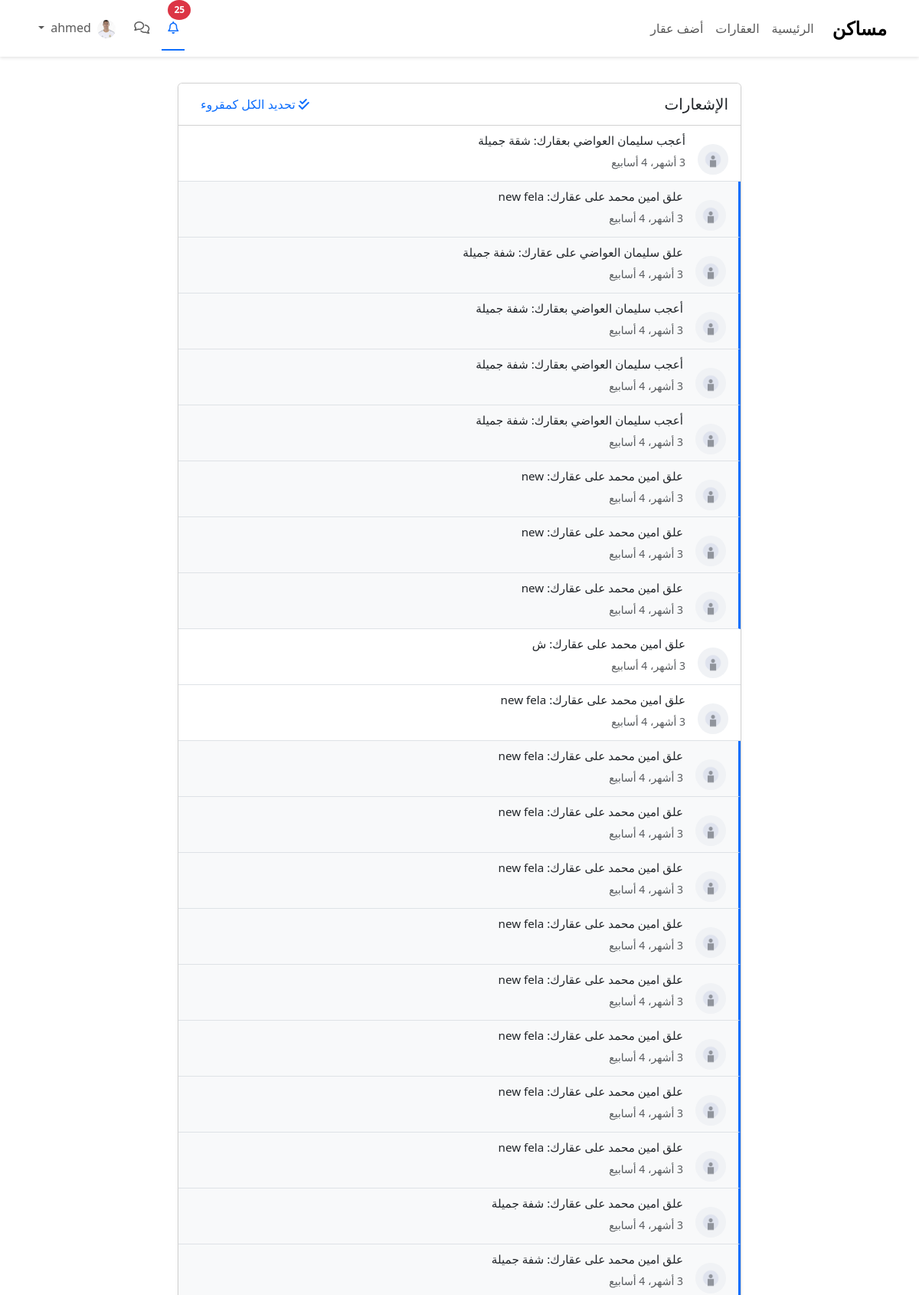
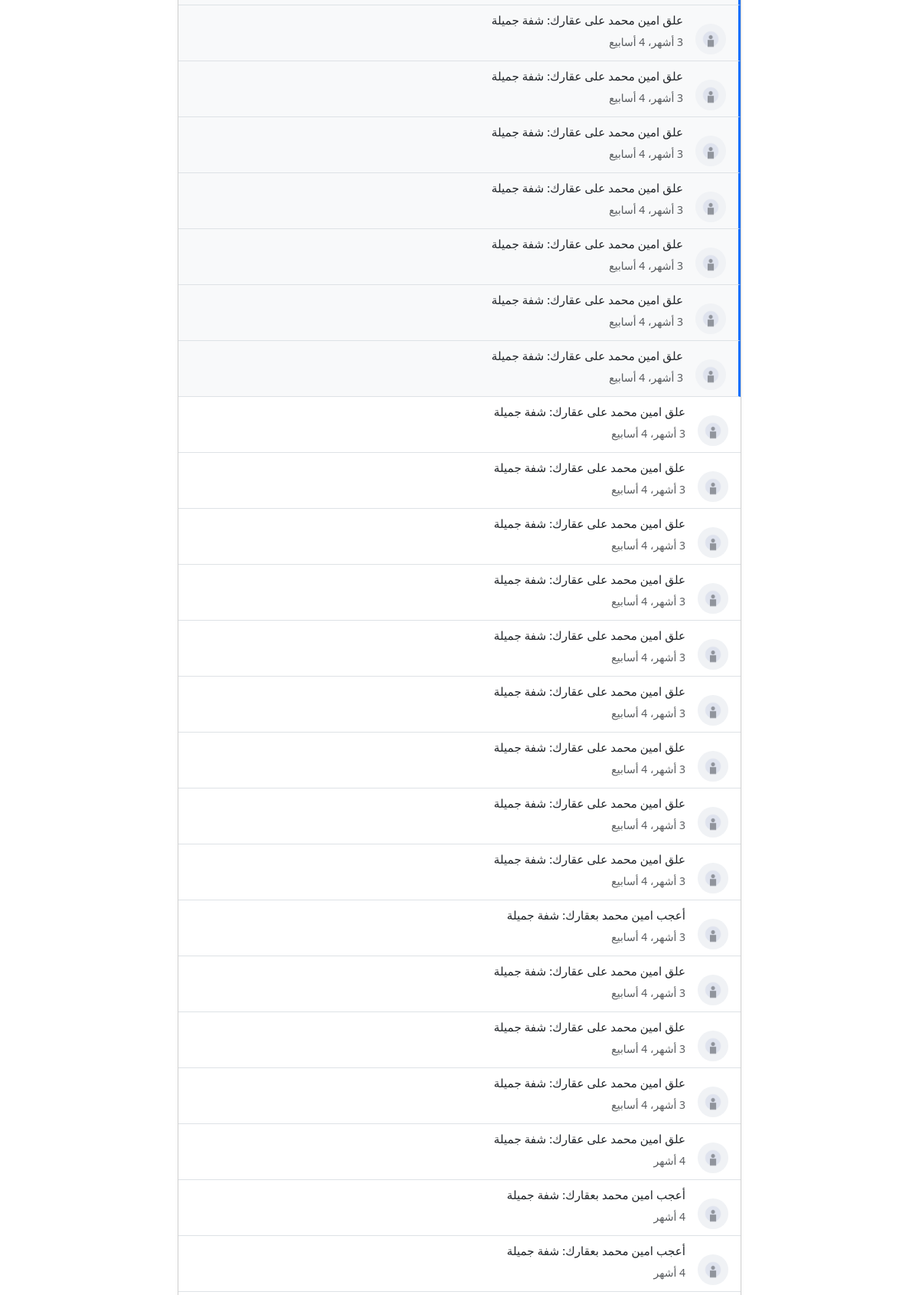
The app's page /notifications/ (signed in, upper part) with its own data (2 pictures, top to bottom).
### accounts/models.py (models this page shows, shortened)
class Profile(models.Model):
    user = models.OneToOneField(User, on_delete=models.CASCADE)
    bio = models.TextField(max_length=500, blank=True)
    phone_number = models.CharField(max_length=20, blank=True)
    profile_picture = models.ImageField(upload_to='profile_pics', default='default/default_avatar.png')
    address = models.CharField(max_length=255, blank=True)
    city = models.CharField(max_length=100, blank=True)
    country = models.CharField(max_length=100, blank=True)
    is_verified = models.BooleanField(default=False)
    is_agent = models.BooleanField(default=False)
    following = models.ManyToManyField('self', symmetrical=False, related_name='followers', blank=True)
    created_at = models.DateTimeField(auto_now_add=True)
    updated_at = models.DateTimeField(auto_now=True)
    @property
    def avatar_url(self):
        if self.profile_picture and hasattr(self.profile_picture, 'url'):
            return self.profile_picture.url
        return '/static/accounts/default/default_avatar.png'

### notifications/models.py (models this page shows, shortened)
class Notification(models.Model):
    NOTIFICATION_TYPES = [
        ('message', 'New Message'),
        ('property', 'Property Update'),
        ('follow', 'New Follower'),
        ('like', 'New Like'),
        ('comment', 'New Comment'),
        ('comment_like', 'Comment Like'),
        ('comment_reply', 'Comment Reply'),
    ]
    recipient = models.ForeignKey(User, on_delete=models.CASCADE, related_name='notifications')
    sender = models.ForeignKey(User, on_delete=models.CASCADE, related_name='sent_notifications')
    notification_type = models.CharField(max_length=20, choices=NOTIFICATION_TYPES)
    content_type = models.ForeignKey(ContentType, on_delete=models.CASCADE)
    object_id = models.PositiveIntegerField()
    content_object = GenericForeignKey('content_type', 'object_id')
    text = models.CharField(max_length=255)
    is_read = models.BooleanField(default=False)
    created_at = models.DateTimeField(auto_now_add=True)
    class Meta:
        ordering = ['-created_at']

### notifications/views.py (the view)
# urls.py: path('', views.notifications_list, name='notifications'),
@login_required
def notifications_list(request):
    notifications = request.user.notifications.all().order_by('-created_at')
    return render(request, 'notifications/notifications_list.html', {'notifications': notifications})

### notifications/context_processors.py (called while the page is built)
def notifications_processor(request):
    if request.user.is_authenticated:
        unread_notifications_count = Notification.objects.filter(
            recipient=request.user,
            is_read=False
        ).count()
        recent_notifications = Notification.objects.filter(
            recipient=request.user
        ).order_by('-created_at')[:5]
        return {
            'unread_notifications_count': unread_notifications_count,
            'recent_notifications': recent_notifications
        }
    return {
        'unread_notifications_count': 0,
        'recent_notifications': []
    }

### notifications/templates/notifications/notifications_list.html (shortened to what this page needs)
{% extends 'base.html' %}
{% load static %}
{% block content %}
<div class="container py-5">
    <div class="row justify-content-center">
        <div class="col-lg-8">
            <div class="card shadow-sm">
                <div class="card-header bg-white d-flex justify-content-between align-items-center">
                    <h5 class="mb-0">الإشعارات</h5>
                    {% if notifications %}
                    <button class="btn btn-link text-decoration-none mark-all-read">
                        <i class="fas fa-check-double"></i> تحديد الكل كمقروء
                    </button>
                    {% endif %}
                </div>
                <div class="card-body p-0">
                    {% if notifications %}
                    <div class="list-group list-group-flush">
                        {% for notification in notifications %}
                        <div class="list-group-item notification-item {% if not notification.is_read %}unread{% endif %}"
                             data-notification-id="{{ notification.id }}">
                            <div class="d-flex">
                                <div class="flex-shrink-0">
                                    <a href="{% url 'accounts:user_profile' notification.sender.username %}" class="text-decoration-none">
                                        {% if notification.sender.profile.profile_picture %}
                                        <img src="{{ notification.sender.profile.profile_picture }}"
                                             class="rounded-circle"
                                             width="40" height="40"
                                             alt="{{ notification.sender.get_full_name }}">
                                        {% else %}
                                        <img src="{% static 'images/default_avatar.svg' %}"
                                             class="rounded-circle"
                                             width="40" height="40"
                                             alt="{{ notification.sender.get_full_name }}">
                                        {% endif %}
                                    </a>
                                </div>
                                <div class="flex-grow-1 ms-3">
                                    <div class="d-flex justify-content-between align-items-start">
                                        <div>
                                            {% if notification.notification_type == 'comment' %}
                                                <a href="{% url 'properties:property_list' %}?property={{ notification.content_object.property.id }}&comment={{ notification.content_object.id }}"
                                                   class="text-decoration-none">
                                                    <p class="mb-1 notification-text">{{ notification.text }}</p>
                                                </a>
                                            {% elif notification.notification_type == 'comment_like' %}
                                                <a href="{% url 'properties:property_list' %}?highlight_comment={{ notification.content_object.comment.id }}&property_id={{ notification.content_object.comment.property.id }}"
                                                   class="text-decoration-none">
                                                    <p class="mb-1 notification-text">{{ notification.text }}</p>
                                                </a>
                                            {% elif notification.notification_type == 'comment_reply' %}
                                                <a href="{% url 'properties:property_list' %}?highlight_comment={{ notification.content_object.id }}&property_id={{ notification.content_object.parent_comment.property.id }}"
                                                   class="text-decoration-none">
                                                    <p class="mb-1 notification-text">{{ notification.text }}</p>
                                                </a>
                                            {% elif notification.notification_type == 'like' %}
                                                <a href="{% url 'properties:property_list' %}?property={{ notification.content_object.id }}"
                                                   class="text-decoration-none">
                                                    <p class="mb-1 notification-text">{{ notification.text }}</p>
                                                </a>
                                            {% else %}
                                                <p class="mb-1 notification-text">{{ notification.text }}</p>
                                            {% endif %}
                                            <small class="text-muted">{{ notification.created_at|timesince }}</small>
                                        </div>
                                    </div>
                                </div>
                            </div>
                        </div>
                        {% endfor %}
                    </div>
                    {% else %}
                    <div class="text-center py-5">
                        <i class="far fa-bell fa-3x text-muted mb-3"></i>
                        <h5 class="text-muted">لا توجد إشعارات</h5>
                    </div>
                    {% endif %}
                </div>
            </div>
        </div>
    </div>
</div>
{% endblock content %}

### templates/base.html (shortened to what this page needs)
{% load static %}
<!DOCTYPE html>
<html lang="ar" dir="rtl">
<head>
    <link rel="stylesheet" href="https://cdn.jsdelivr.net/npm/bootstrap@5.3.2/dist/css/bootstrap.rtl.min.css">
    <link rel="stylesheet" href="https://cdnjs.cloudflare.com/ajax/libs/font-awesome/6.5.1/css/all.min.css">
</head>
<body>
    <nav class="navbar navbar-expand-lg navbar-light bg-light">
        <div class="container">
            <a class="navbar-brand" href="{% url 'home:home' %}">مساكن</a>
            <div class="collapse navbar-collapse" id="navbarNav">
                <ul class="navbar-nav me-auto">
                    <li class="nav-item">
                        <a class="nav-link {% if request.resolver_match.url_name == 'home' %}active{% endif %}" href="{% url 'home:home' %}">الرئيسية</a>
                    </li>
                    <li class="nav-item">
                        <a class="nav-link {% if request.resolver_match.url_name == 'property_list' %}active{% endif %}" href="{% url 'properties:property_list' %}">العقارات</a>
                    </li>
                    {% if user.is_authenticated %}
                    <li class="nav-item">
                        <a class="nav-link {% if request.resolver_match.url_name == 'create_property' %}active{% endif %}" href="{% url 'properties:create_property' %}">أضف عقار</a>
                    </li>
                    {% endif %}
                </ul>
                {% if user.is_authenticated %}
                <ul class="navbar-nav">
                    <li class="nav-item position-relative">
                        <a class="nav-link {% if request.resolver_match.url_name == 'notifications' %}active{% endif %}" href="{% url 'notifications' %}">
                            <i class="far fa-bell"></i>
                            <span class="notification-badge" id="notificationCount" {% if unread_notifications_count > 0 %}style="display: block;"{% endif %}>
                                {{ unread_notifications_count }}
                            </span>
                        </a>
                    </li>
                    <li class="nav-item dropdown mx-2">
                        <a class="nav-link position-relative" href="#"   id="chatDropdown" role="button" data-bs-toggle="dropdown">
                            <i class="far fa-comments"></i>
                        </a>
                    </li>
                    <li class="nav-item dropdown">
                        <a class="nav-link dropdown-toggle" href="#" id="userDropdown" role="button" data-bs-toggle="dropdown">
                            <img src="{{ user.profile.avatar_url }}" class="rounded-circle me-1" style="width: 24px; height: 24px; object-fit: cover;">
                        </a>
                    </li>
                </ul>
                {% else %}
                <div class="navbar-nav">
                    <a class="nav-link" href="{% url 'accounts:login' %}">تسجيل الدخول</a>
                    <a class="nav-link" href="{% url 'accounts:register' %}">تسجيل جديد</a>
                </div>
                {% endif %}
            </div>
        </div>
    </nav>
    {% block content %}{% endblock %}
</body>
</html>

### templates/base.html (style rules this page uses)
body { font-family: 'Segoe UI', Tahoma, Geneva, Verdana, sans-serif; padding-top: 60px; }
.navbar { position: fixed; top: 0; right: 0; left: 0; z-index: 1030; background-color: rgba(255, 255, 255, 0.95) !important; box-shadow: 0 2px 4px rgba(0,0,0,.1); }
.navbar-brand { font-size: 1.5rem; font-weight: bold; }
.notification-badge { position: absolute; top: -8px; right: -8px; background-color: #dc3545; color: white; border-radius: 50%; padding: 0.25rem 0.5rem; font-size: 0.75rem; min-width: 1.5rem; text-align: center; display: none; }
.nav-link.active { color: #0d6efd !important; font-weight: bold; border-bottom: 2px solid #0d6efd; }
.navbar-nav .nav-link { padding: 1rem 0.8rem; transition: all 0.3s ease; }

### notifications/templates/notifications/notifications_list.html (style rules this page uses)
.notification-item { transition: background-color 0.3s ease; }
.notification-item.unread { background-color: #f8f9fa; border-right: 3px solid #0d6efd; }
.notification-text { color: #212529; font-size: 0.95rem; }

### records on screen
Notification: sender.profile.profile_picture (placeholder picture), text "أعجب سليمان العواضي بعقارك: شقة جميلة", created_at "3 أشهر، 4 أسابيع"
Notification: sender.profile.profile_picture (placeholder picture), text "علق امين محمد على عقارك: new fela", created_at "3 أشهر، 4 أسابيع"
Notification: sender.profile.profile_picture (placeholder picture), text "علق سليمان العواضي على عقارك: شفة جميلة", created_at "3 أشهر، 4 أسابيع"
Notification: sender.profile.profile_picture (placeholder picture), text "أعجب سليمان العواضي بعقارك: شفة جميلة", created_at "3 أشهر، 4 أسابيع"
Notification: sender.profile.profile_picture (placeholder picture), text "أعجب سليمان العواضي بعقارك: شفة جميلة", created_at "3 أشهر، 4 أسابيع"
Notification: sender.profile.profile_picture (placeholder picture), text "أعجب سليمان العواضي بعقارك: شفة جميلة", created_at "3 أشهر، 4 أسابيع"
Notification: sender.profile.profile_picture (placeholder picture), text "علق امين محمد على عقارك: new", created_at "3 أشهر، 4 أسابيع"
Notification: sender.profile.profile_picture (placeholder picture), text "علق امين محمد على عقارك: new", created_at "3 أشهر، 4 أسابيع"
Notification: sender.profile.profile_picture (placeholder picture), text "علق امين محمد على عقارك: new", created_at "3 أشهر، 4 أسابيع"
Notification: sender.profile.profile_picture (placeholder picture), text "علق امين محمد على عقارك: ش", created_at "3 أشهر، 4 أسابيع"
Notification: sender.profile.profile_picture (placeholder picture), text "علق امين محمد على عقارك: new fela", created_at "3 أشهر، 4 أسابيع"
Notification: sender.profile.profile_picture (placeholder picture), text "علق امين محمد على عقارك: new fela", created_at "3 أشهر، 4 أسابيع"
Notification: sender.profile.profile_picture (placeholder picture), text "علق امين محمد على عقارك: new fela", created_at "3 أشهر، 4 أسابيع"
Notification: sender.profile.profile_picture (placeholder picture), text "علق امين محمد على عقارك: new fela", created_at "3 أشهر، 4 أسابيع"
Notification: sender.profile.profile_picture (placeholder picture), text "علق امين محمد على عقارك: new fela", created_at "3 أشهر، 4 أسابيع"
Notification: sender.profile.profile_picture (placeholder picture), text "علق امين محمد على عقارك: new fela", created_at "3 أشهر، 4 أسابيع"
Notification: sender.profile.profile_picture (placeholder picture), text "علق امين محمد على عقارك: new fela", created_at "3 أشهر، 4 أسابيع"
Notification: sender.profile.profile_picture (placeholder picture), text "علق امين محمد على عقارك: new fela", created_at "3 أشهر، 4 أسابيع"
Notification: sender.profile.profile_picture (placeholder picture), text "علق امين محمد على عقارك: new fela", created_at "3 أشهر، 4 أسابيع"
Notification: sender.profile.profile_picture (placeholder picture), text "علق امين محمد على عقارك: شفة جميلة", created_at "3 أشهر، 4 أسابيع"
Notification: sender.profile.profile_picture (placeholder picture), text "علق امين محمد على عقارك: شفة جميلة", created_at "3 أشهر، 4 أسابيع"
Notification: sender.profile.profile_picture (placeholder picture), text "علق امين محمد على عقارك: شفة جميلة", created_at "3 أشهر، 4 أسابيع"
Notification: sender.profile.profile_picture (placeholder picture), text "علق امين محمد على عقارك: شفة جميلة", created_at "3 أشهر، 4 أسابيع"
Notification: sender.profile.profile_picture (placeholder picture), text "علق امين محمد على عقارك: شفة جميلة", created_at "3 أشهر، 4 أسابيع"
Notification: sender.profile.profile_picture (placeholder picture), text "علق امين محمد على عقارك: شفة جميلة", created_at "3 أشهر، 4 أسابيع"
Notification: sender.profile.profile_picture (placeholder picture), text "علق امين محمد على عقارك: شفة جميلة", created_at "3 أشهر، 4 أسابيع"
Notification: sender.profile.profile_picture (placeholder picture), text "علق امين محمد على عقارك: شفة جميلة", created_at "3 أشهر، 4 أسابيع"
Notification: sender.profile.profile_picture (placeholder picture), text "علق امين محمد على عقارك: شفة جميلة", created_at "3 أشهر، 4 أسابيع"
Notification: sender.profile.profile_picture (placeholder picture), text "علق امين محمد على عقارك: شفة جميلة", created_at "3 أشهر، 4 أسابيع"
Notification: sender.profile.profile_picture (placeholder picture), text "علق امين محمد على عقارك: شفة جميلة", created_at "3 أشهر، 4 أسابيع"
Notification: sender.profile.profile_picture (placeholder picture), text "علق امين محمد على عقارك: شفة جميلة", created_at "3 أشهر، 4 أسابيع"
Notification: sender.profile.profile_picture (placeholder picture), text "علق امين محمد على عقارك: شفة جميلة", created_at "3 أشهر، 4 أسابيع"
Notification: sender.profile.profile_picture (placeholder picture), text "علق امين محمد على عقارك: شفة جميلة", created_at "3 أشهر، 4 أسابيع"
Notification: sender.profile.profile_picture (placeholder picture), text "علق امين محمد على عقارك: شفة جميلة", created_at "3 أشهر، 4 أسابيع"
Notification: sender.profile.profile_picture (placeholder picture), text "علق امين محمد على عقارك: شفة جميلة", created_at "3 أشهر، 4 أسابيع"
Notification: sender.profile.profile_picture (placeholder picture), text "علق امين محمد على عقارك: شفة جميلة", created_at "3 أشهر، 4 أسابيع"
Notification: sender.profile.profile_picture (placeholder picture), text "علق امين محمد على عقارك: شفة جميلة", created_at "3 أشهر، 4 أسابيع"
Notification: sender.profile.profile_picture (placeholder picture), text "أعجب امين محمد بعقارك: شفة جميلة", created_at "3 أشهر، 4 أسابيع"
Notification: sender.profile.profile_picture (placeholder picture), text "علق امين محمد على عقارك: شفة جميلة", created_at "3 أشهر، 4 أسابيع"
Notification: sender.profile.profile_picture (placeholder picture), text "علق امين محمد على عقارك: شفة جميلة", created_at "3 أشهر، 4 أسابيع"
Notification: sender.profile.profile_picture (placeholder picture), text "علق امين محمد على عقارك: شفة جميلة", created_at "3 أشهر، 4 أسابيع"
Notification: sender.profile.profile_picture (placeholder picture), text "علق امين محمد على عقارك: شفة جميلة", created_at "4 أشهر"
Notification: sender.profile.profile_picture (placeholder picture), text "أعجب امين محمد بعقارك: شفة جميلة", created_at "4 أشهر"
Notification: sender.profile.profile_picture (placeholder picture), text "أعجب امين محمد بعقارك: شفة جميلة", created_at "4 أشهر"

### other values on screen
{{ unread_notifications_count }} "25"
